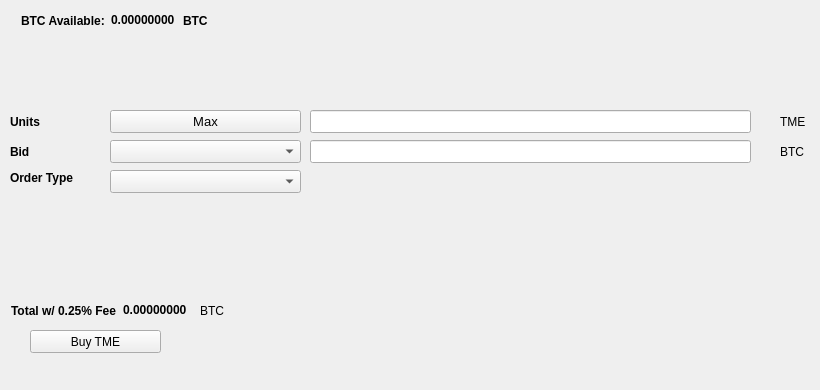
   <widget class="QWidget" name="BuyTab">
    <attribute name="title">
     <string>Buy</string>
    </attribute>
    <widget class="QPushButton" name="BuyTME">
     <property name="geometry">
      <rect>
       <x>30</x>
       <y>330</y>
       <width>131</width>
       <height>23</height>
      </rect>
     </property>
     <property name="text">
      <string>Buy TME</string>
     </property>
     <property name="icon">
      <iconset resource="../Tattoo.qrc">
       <normaloff>:/icons/bitcoin</normaloff>:/icons/bitcoin</iconset>
     </property>
    </widget>
    <widget class="QLabel" name="label_3">
     <property name="geometry">
      <rect>
       <x>10</x>
       <y>110</y>
       <width>46</width>
       <height>23</height>
      </rect>
     </property>
     <property name="font">
      <font>
       <weight>75</weight>
       <bold>true</bold>
      </font>
     </property>
     <property name="text">
      <string>Units</string>
     </property>
    </widget>
    <widget class="QLineEdit" name="UnitsInput">
     <property name="geometry">
      <rect>
       <x>310</x>
       <y>110</y>
       <width>441</width>
       <height>23</height>
      </rect>
     </property>
     <property name="font">
      <font>
       <pointsize>9</pointsize>
       <weight>75</weight>
       <bold>true</bold>
      </font>
     </property>
    </widget>
    <widget class="QLineEdit" name="BuyBidPriceEdit">
     <property name="geometry">
      <rect>
       <x>310</x>
       <y>140</y>
       <width>441</width>
       <height>23</height>
      </rect>
     </property>
     <property name="font">
      <font>
       <pointsize>9</pointsize>
       <weight>75</weight>
       <bold>true</bold>
      </font>
     </property>
    </widget>
    <widget class="QLabel" name="label_4">
     <property name="geometry">
      <rect>
       <x>780</x>
       <y>110</y>
       <width>31</width>
       <height>23</height>
      </rect>
     </property>
     <property name="text">
      <string>TME</string>
     </property>
    </widget>
    <widget class="QLabel" name="label_5">
     <property name="geometry">
      <rect>
       <x>780</x>
       <y>140</y>
       <width>31</width>
       <height>23</height>
      </rect>
     </property>
     <property name="text">
      <string>BTC</string>
     </property>
    </widget>
    <widget class="QLabel" name="label_6">
     <property name="geometry">
      <rect>
       <x>10</x>
       <y>140</y>
       <width>46</width>
       <height>23</height>
      </rect>
     </property>
     <property name="font">
      <font>
       <weight>75</weight>
       <bold>true</bold>
      </font>
     </property>
     <property name="text">
      <string>Bid</string>
     </property>
    </widget>
    <widget class="QLabel" name="label_7">
     <property name="geometry">
      <rect>
       <x>10</x>
       <y>170</y>
       <width>91</width>
       <height>16</height>
      </rect>
     </property>
     <property name="font">
      <font>
       <weight>75</weight>
       <bold>true</bold>
      </font>
     </property>
     <property name="text">
      <string>Order Type</string>
     </property>
    </widget>
    <widget class="QPushButton" name="Buy_Max_Amount">
     <property name="geometry">
      <rect>
       <x>110</x>
       <y>110</y>
       <width>191</width>
       <height>23</height>
      </rect>
     </property>
     <property name="font">
      <font>
       <pointsize>10</pointsize>
      </font>
     </property>
     <property name="text">
      <string>Max</string>
     </property>
    </widget>
    <widget class="QComboBox" name="BuyBidcomboBox">
     <property name="geometry">
      <rect>
       <x>110</x>
       <y>140</y>
       <width>191</width>
       <height>23</height>
      </rect>
     </property>
     <property name="font">
      <font>
       <pointsize>10</pointsize>
      </font>
     </property>
    </widget>
    <widget class="QComboBox" name="buyOrdertypeCombo">
     <property name="geometry">
      <rect>
       <x>110</x>
       <y>170</y>
       <width>191</width>
       <height>23</height>
      </rect>
     </property>
     <property name="font">
      <font>
       <pointsize>10</pointsize>
      </font>
     </property>
    </widget>
    <widget class="QWidget" name="layoutWidget1">
     <property name="geometry">
      <rect>
       <x>21</x>
       <y>11</y>
       <width>227</width>
       <height>19</height>
      </rect>
     </property>
     <layout class="QHBoxLayout" name="horizontalLayout_3">
      <item>
       <widget class="QLabel" name="label232">
        <property name="font">
         <font>
          <weight>75</weight>
          <bold>true</bold>
         </font>
        </property>
        <property name="text">
         <string>BTC Available:</string>
        </property>
       </widget>
      </item>
      <item>
       <widget class="QLabel" name="BtcAvailableLbl">
        <property name="palette">
         <palette>
          <active>
           <colorrole role="WindowText">
            <brush brushstyle="SolidPattern">
             <color alpha="255">
              <red>0</red>
              <green>0</green>
              <blue>0</blue>
             </color>
            </brush>
           </colorrole>
           <colorrole role="Button">
            <brush brushstyle="SolidPattern">
             <color alpha="255">
              <red>0</red>
              <green>170</green>
              <blue>0</blue>
             </color>
            </brush>
           </colorrole>
           <colorrole role="Light">
            <brush brushstyle="SolidPattern">
             <color alpha="255">
              <red>0</red>
              <green>255</green>
              <blue>0</blue>
             </color>
            </brush>
           </colorrole>
           <colorrole role="Midlight">
            <brush brushstyle="SolidPattern">
             <color alpha="255">
              <red>0</red>
              <green>212</green>
              <blue>0</blue>
             </color>
            </brush>
           </colorrole>
           <colorrole role="Dark">
            <brush brushstyle="SolidPattern">
             <color alpha="255">
              <red>0</red>
              <green>85</green>
              <blue>0</blue>
             </color>
            </brush>
           </colorrole>
           <colorrole role="Mid">
            <brush brushstyle="SolidPattern">
             <color alpha="255">
              <red>0</red>
              <green>113</green>
              <blue>0</blue>
             </color>
            </brush>
           </colorrole>
           <colorrole role="Text">
            <brush brushstyle="SolidPattern">
             <color alpha="255">
              <red>0</red>
              <green>170</green>
              <blue>0</blue>
             </color>
            </brush>
           </colorrole>
           <colorrole role="BrightText">
            <brush brushstyle="SolidPattern">
             <color alpha="255">
              <red>255</red>
              <green>255</green>
              <blue>255</blue>
             </color>
            </brush>
           </colorrole>
           <colorrole role="ButtonText">
            <brush brushstyle="SolidPattern">
             <color alpha="255">
              <red>0</red>
              <green>0</green>
              <blue>0</blue>
             </color>
            </brush>
           </colorrole>
           <colorrole role="Base">
            <brush brushstyle="SolidPattern">
             <color alpha="255">
              <red>255</red>
              <green>255</green>
              <blue>255</blue>
             </color>
            </brush>
           </colorrole>
           <colorrole role="Window">
            <brush brushstyle="SolidPattern">
             <color alpha="255">
              <red>0</red>
              <green>170</green>
              <blue>0</blue>
             </color>
            </brush>
           </colorrole>
           <colorrole role="Shadow">
            <brush brushstyle="SolidPattern">
             <color alpha="255">
              <red>0</red>
              <green>0</green>
              <blue>0</blue>
             </color>
            </brush>
           </colorrole>
           <colorrole role="AlternateBase">
            <brush brushstyle="SolidPattern">
             <color alpha="255">
              <red>127</red>
              <green>212</green>
              <blue>127</blue>
             </color>
            </brush>
           </colorrole>
           <colorrole role="ToolTipBase">
            <brush brushstyle="SolidPattern">
             <color alpha="255">
              <red>255</red>
              <green>255</green>
              <blue>220</blue>
             </color>
            </brush>
           </colorrole>
           <colorrole role="ToolTipText">
            <brush brushstyle="SolidPattern">
             <color alpha="255">
              <red>0</red>
              <green>0</green>
              <blue>0</blue>
             </color>
            </brush>
           </colorrole>
          </active>
          <inactive>
           <colorrole role="WindowText">
            <brush brushstyle="SolidPattern">
             <color alpha="255">
              <red>0</red>
              <green>0</green>
              <blue>0</blue>
             </color>
            </brush>
           </colorrole>
           <colorrole role="Button">
            <brush brushstyle="SolidPattern">
             <color alpha="255">
              <red>0</red>
              <green>170</green>
              <blue>0</blue>
             </color>
            </brush>
           </colorrole>
           <colorrole role="Light">
            <brush brushstyle="SolidPattern">
             <color alpha="255">
              <red>0</red>
              <green>255</green>
              <blue>0</blue>
             </color>
            </brush>
           </colorrole>
           <colorrole role="Midlight">
            <brush brushstyle="SolidPattern">
             <color alpha="255">
              <red>0</red>
              <green>212</green>
              <blue>0</blue>
             </color>
            </brush>
           </colorrole>
           <colorrole role="Dark">
            <brush brushstyle="SolidPattern">
             <color alpha="255">
              <red>0</red>
              <green>85</green>
              <blue>0</blue>
             </color>
            </brush>
           </colorrole>
           <colorrole role="Mid">
            <brush brushstyle="SolidPattern">
             <color alpha="255">
              <red>0</red>
              <green>113</green>
              <blue>0</blue>
             </color>
            </brush>
           </colorrole>
           <colorrole role="Text">
            <brush brushstyle="SolidPattern">
             <color alpha="255">
              <red>0</red>
              <green>170</green>
              <blue>0</blue>
             </color>
            </brush>
           </colorrole>
           <colorrole role="BrightText">
            <brush brushstyle="SolidPattern">
             <color alpha="255">
              <red>255</red>
              <green>255</green>
              <blue>255</blue>
             </color>
            </brush>
           </colorrole>
           <colorrole role="ButtonText">
            <brush brushstyle="SolidPattern">
             <color alpha="255">
              <red>0</red>
              <green>0</green>
              <blue>0</blue>
             </color>
            </brush>
           </colorrole>
           <colorrole role="Base">
            <brush brushstyle="SolidPattern">
             <color alpha="255">
              <red>255</red>
              <green>255</green>
              <blue>255</blue>
             </color>
            </brush>
           </colorrole>
           <colorrole role="Window">
            <brush brushstyle="SolidPattern">
             <color alpha="255">
              <red>0</red>
              <green>170</green>
              <blue>0</blue>
             </color>
            </brush>
           </colorrole>
           <colorrole role="Shadow">
            <brush brushstyle="SolidPattern">
             <color alpha="255">
              <red>0</red>
              <green>0</green>
              <blue>0</blue>
             </color>
            </brush>
           </colorrole>
           <colorrole role="AlternateBase">
            <brush brushstyle="SolidPattern">
             <color alpha="255">
              <red>127</red>
              <green>212</green>
              <blue>127</blue>
             </color>
            </brush>
           </colorrole>
           <colorrole role="ToolTipBase">
            <brush brushstyle="SolidPattern">
             <color alpha="255">
              <red>255</red>
              <green>255</green>
              <blue>220</blue>
             </color>
            </brush>
           </colorrole>
           <colorrole role="ToolTipText">
            <brush brushstyle="SolidPattern">
             <color alpha="255">
              <red>0</red>
              <green>0</green>
              <blue>0</blue>
             </color>
            </brush>
           </colorrole>
          </inactive>
          <disabled>
           <colorrole role="WindowText">
            <brush brushstyle="SolidPattern">
             <color alpha="255">
              <red>0</red>
              <green>85</green>
              <blue>0</blue>
             </color>
            </brush>
           </colorrole>
           <colorrole role="Button">
            <brush brushstyle="SolidPattern">
             <color alpha="255">
              <red>0</red>
              <green>170</green>
              <blue>0</blue>
             </color>
            </brush>
           </colorrole>
           <colorrole role="Light">
            <brush brushstyle="SolidPattern">
             <color alpha="255">
              <red>0</red>
              <green>255</green>
              <blue>0</blue>
             </color>
            </brush>
           </colorrole>
           <colorrole role="Midlight">
            <brush brushstyle="SolidPattern">
             <color alpha="255">
              <red>0</red>
              <green>212</green>
              <blue>0</blue>
             </color>
            </brush>
           </colorrole>
           <colorrole role="Dark">
            <brush brushstyle="SolidPattern">
             <color alpha="255">
              <red>0</red>
              <green>85</green>
              <blue>0</blue>
             </color>
            </brush>
           </colorrole>
           <colorrole role="Mid">
            <brush brushstyle="SolidPattern">
             <color alpha="255">
              <red>0</red>
              <green>113</green>
              <blue>0</blue>
             </color>
            </brush>
           </colorrole>
           <colorrole role="Text">
            <brush brushstyle="SolidPattern">
             <color alpha="255">
              <red>0</red>
              <green>85</green>
              <blue>0</blue>
             </color>
            </brush>
           </colorrole>
           <colorrole role="BrightText">
            <brush brushstyle="SolidPattern">
             <color alpha="255">
              <red>255</red>
              <green>255</green>
              <blue>255</blue>
             </color>
            </brush>
           </colorrole>
           <colorrole role="ButtonText">
            <brush brushstyle="SolidPattern">
             <color alpha="255">
              <red>0</red>
              <green>85</green>
              <blue>0</blue>
             </color>
            </brush>
           </colorrole>
           <colorrole role="Base">
            <brush brushstyle="SolidPattern">
             <color alpha="255">
              <red>0</red>
              <green>170</green>
              <blue>0</blue>
             </color>
            </brush>
           </colorrole>
           <colorrole role="Window">
            <brush brushstyle="SolidPattern">
             <color alpha="255">
              <red>0</red>
              <green>170</green>
              <blue>0</blue>
             </color>
            </brush>
           </colorrole>
           <colorrole role="Shadow">
            <brush brushstyle="SolidPattern">
             <color alpha="255">
              <red>0</red>
              <green>0</green>
              <blue>0</blue>
             </color>
            </brush>
           </colorrole>
           <colorrole role="AlternateBase">
            <brush brushstyle="SolidPattern">
             <color alpha="255">
              <red>0</red>
              <green>170</green>
              <blue>0</blue>
             </color>
            </brush>
           </colorrole>
           <colorrole role="ToolTipBase">
            <brush brushstyle="SolidPattern">
             <color alpha="255">
              <red>255</red>
              <green>255</green>
              <blue>220</blue>
             </color>
            </brush>
           </colorrole>
           <colorrole role="ToolTipText">
            <brush brushstyle="SolidPattern">
             <color alpha="255">
              <red>0</red>
              <green>0</green>
              <blue>0</blue>
             </color>
            </brush>
           </colorrole>
          </disabled>
         </palette>
        </property>
        <property name="font">
         <font>
          <weight>75</weight>
          <bold>true</bold>
         </font>
        </property>
        <property name="text">
         <string>0.00000000</string>
        </property>
        <property name="textInteractionFlags">
         <set>Qt::LinksAccessibleByMouse|Qt::TextSelectableByKeyboard|Qt::TextSelectableByMouse</set>
        </property>
       </widget>
      </item>
      <item>
       <widget class="QLabel" name="BtcAvailableLbl_2">
        <property name="font">
         <font>
          <weight>75</weight>
          <bold>true</bold>
         </font>
        </property>
        <property name="text">
         <string>BTC</string>
        </property>
       </widget>
      </item>
     </layout>
    </widget>
    <widget class="QWidget" name="layoutWidge2">
     <property name="geometry">
      <rect>
       <x>11</x>
       <y>301</y>
       <width>259</width>
       <height>19</height>
      </rect>
     </property>
     <layout class="QHBoxLayout" name="horizontalLayout_4">
      <item>
       <widget class="QLabel" name="label_9">
        <property name="font">
         <font>
          <weight>75</weight>
          <bold>true</bold>
         </font>
        </property>
        <property name="text">
         <string>Total w/ 0.25% Fee</string>
        </property>
       </widget>
      </item>
      <item>
       <widget class="QLabel" name="BuyCostLabel">
        <property name="palette">
         <palette>
          <active>
           <colorrole role="WindowText">
            <brush brushstyle="SolidPattern">
             <color alpha="255">
              <red>0</red>
              <green>0</green>
              <blue>0</blue>
             </color>
            </brush>
           </colorrole>
           <colorrole role="Button">
            <brush brushstyle="SolidPattern">
             <color alpha="255">
              <red>0</red>
              <green>170</green>
              <blue>0</blue>
             </color>
            </brush>
           </colorrole>
           <colorrole role="Light">
            <brush brushstyle="SolidPattern">
             <color alpha="255">
              <red>0</red>
              <green>255</green>
              <blue>0</blue>
             </color>
            </brush>
           </colorrole>
           <colorrole role="Midlight">
            <brush brushstyle="SolidPattern">
             <color alpha="255">
              <red>0</red>
              <green>212</green>
              <blue>0</blue>
             </color>
            </brush>
           </colorrole>
           <colorrole role="Dark">
            <brush brushstyle="SolidPattern">
             <color alpha="255">
              <red>0</red>
              <green>85</green>
              <blue>0</blue>
             </color>
            </brush>
           </colorrole>
           <colorrole role="Mid">
            <brush brushstyle="SolidPattern">
             <color alpha="255">
              <red>0</red>
              <green>113</green>
              <blue>0</blue>
             </color>
            </brush>
           </colorrole>
           <colorrole role="Text">
            <brush brushstyle="SolidPattern">
             <color alpha="255">
              <red>0</red>
              <green>170</green>
              <blue>0</blue>
             </color>
            </brush>
           </colorrole>
           <colorrole role="BrightText">
            <brush brushstyle="SolidPattern">
             <color alpha="255">
              <red>255</red>
              <green>255</green>
              <blue>255</blue>
             </color>
            </brush>
           </colorrole>
           <colorrole role="ButtonText">
            <brush brushstyle="SolidPattern">
             <color alpha="255">
              <red>0</red>
              <green>0</green>
              <blue>0</blue>
             </color>
            </brush>
           </colorrole>
           <colorrole role="Base">
            <brush brushstyle="SolidPattern">
             <color alpha="255">
              <red>255</red>
              <green>255</green>
              <blue>255</blue>
             </color>
            </brush>
           </colorrole>
           <colorrole role="Window">
            <brush brushstyle="SolidPattern">
             <color alpha="255">
              <red>0</red>
              <green>170</green>
              <blue>0</blue>
             </color>
            </brush>
           </colorrole>
           <colorrole role="Shadow">
            <brush brushstyle="SolidPattern">
             <color alpha="255">
              <red>0</red>
              <green>0</green>
              <blue>0</blue>
             </color>
            </brush>
           </colorrole>
           <colorrole role="AlternateBase">
            <brush brushstyle="SolidPattern">
             <color alpha="255">
              <red>127</red>
              <green>212</green>
              <blue>127</blue>
             </color>
            </brush>
           </colorrole>
           <colorrole role="ToolTipBase">
            <brush brushstyle="SolidPattern">
             <color alpha="255">
              <red>255</red>
              <green>255</green>
              <blue>220</blue>
             </color>
            </brush>
           </colorrole>
           <colorrole role="ToolTipText">
            <brush brushstyle="SolidPattern">
             <color alpha="255">
              <red>0</red>
              <green>0</green>
              <blue>0</blue>
             </color>
            </brush>
           </colorrole>
          </active>
          <inactive>
           <colorrole role="WindowText">
            <brush brushstyle="SolidPattern">
             <color alpha="255">
              <red>0</red>
              <green>0</green>
              <blue>0</blue>
             </color>
            </brush>
           </colorrole>
           <colorrole role="Button">
            <brush brushstyle="SolidPattern">
             <color alpha="255">
              <red>0</red>
              <green>170</green>
              <blue>0</blue>
             </color>
            </brush>
           </colorrole>
           <colorrole role="Light">
            <brush brushstyle="SolidPattern">
             <color alpha="255">
              <red>0</red>
              <green>255</green>
              <blue>0</blue>
             </color>
            </brush>
           </colorrole>
           <colorrole role="Midlight">
            <brush brushstyle="SolidPattern">
             <color alpha="255">
              <red>0</red>
              <green>212</green>
              <blue>0</blue>
             </color>
            </brush>
           </colorrole>
           <colorrole role="Dark">
            <brush brushstyle="SolidPattern">
             <color alpha="255">
              <red>0</red>
              <green>85</green>
              <blue>0</blue>
             </color>
            </brush>
           </colorrole>
           <colorrole role="Mid">
            <brush brushstyle="SolidPattern">
             <color alpha="255">
              <red>0</red>
              <green>113</green>
              <blue>0</blue>
             </color>
            </brush>
           </colorrole>
           <colorrole role="Text">
            <brush brushstyle="SolidPattern">
             <color alpha="255">
              <red>0</red>
              <green>170</green>
              <blue>0</blue>
             </color>
            </brush>
           </colorrole>
           <colorrole role="BrightText">
            <brush brushstyle="SolidPattern">
             <color alpha="255">
              <red>255</red>
              <green>255</green>
              <blue>255</blue>
             </color>
            </brush>
           </colorrole>
           <colorrole role="ButtonText">
            <brush brushstyle="SolidPattern">
             <color alpha="255">
              <red>0</red>
              <green>0</green>
              <blue>0</blue>
             </color>
            </brush>
           </colorrole>
           <colorrole role="Base">
            <brush brushstyle="SolidPattern">
             <color alpha="255">
              <red>255</red>
              <green>255</green>
              <blue>255</blue>
             </color>
            </brush>
           </colorrole>
           <colorrole role="Window">
            <brush brushstyle="SolidPattern">
             <color alpha="255">
              <red>0</red>
              <green>170</green>
              <blue>0</blue>
             </color>
            </brush>
           </colorrole>
           <colorrole role="Shadow">
            <brush brushstyle="SolidPattern">
             <color alpha="255">
              <red>0</red>
              <green>0</green>
              <blue>0</blue>
             </color>
            </brush>
           </colorrole>
           <colorrole role="AlternateBase">
            <brush brushstyle="SolidPattern">
             <color alpha="255">
              <red>127</red>
              <green>212</green>
              <blue>127</blue>
             </color>
            </brush>
           </colorrole>
           <colorrole role="ToolTipBase">
            <brush brushstyle="SolidPattern">
             <color alpha="255">
              <red>255</red>
              <green>255</green>
              <blue>220</blue>
             </color>
            </brush>
           </colorrole>
           <colorrole role="ToolTipText">
            <brush brushstyle="SolidPattern">
             <color alpha="255">
              <red>0</red>
              <green>0</green>
              <blue>0</blue>
             </color>
            </brush>
           </colorrole>
          </inactive>
          <disabled>
           <colorrole role="WindowText">
            <brush brushstyle="SolidPattern">
             <color alpha="255">
              <red>0</red>
              <green>85</green>
              <blue>0</blue>
             </color>
            </brush>
           </colorrole>
           <colorrole role="Button">
            <brush brushstyle="SolidPattern">
             <color alpha="255">
              <red>0</red>
              <green>170</green>
              <blue>0</blue>
             </color>
            </brush>
           </colorrole>
           <colorrole role="Light">
            <brush brushstyle="SolidPattern">
             <color alpha="255">
              <red>0</red>
              <green>255</green>
              <blue>0</blue>
             </color>
            </brush>
           </colorrole>
           <colorrole role="Midlight">
            <brush brushstyle="SolidPattern">
             <color alpha="255">
              <red>0</red>
              <green>212</green>
              <blue>0</blue>
             </color>
            </brush>
           </colorrole>
           <colorrole role="Dark">
            <brush brushstyle="SolidPattern">
             <color alpha="255">
              <red>0</red>
              <green>85</green>
              <blue>0</blue>
             </color>
            </brush>
           </colorrole>
           <colorrole role="Mid">
            <brush brushstyle="SolidPattern">
             <color alpha="255">
              <red>0</red>
              <green>113</green>
              <blue>0</blue>
             </color>
            </brush>
           </colorrole>
           <colorrole role="Text">
            <brush brushstyle="SolidPattern">
             <color alpha="255">
              <red>0</red>
              <green>85</green>
              <blue>0</blue>
             </color>
            </brush>
           </colorrole>
           <colorrole role="BrightText">
            <brush brushstyle="SolidPattern">
             <color alpha="255">
              <red>255</red>
              <green>255</green>
              <blue>255</blue>
             </color>
            </brush>
           </colorrole>
           <colorrole role="ButtonText">
            <brush brushstyle="SolidPattern">
             <color alpha="255">
              <red>0</red>
              <green>85</green>
              <blue>0</blue>
             </color>
            </brush>
           </colorrole>
           <colorrole role="Base">
            <brush brushstyle="SolidPattern">
             <color alpha="255">
              <red>0</red>
              <green>170</green>
              <blue>0</blue>
             </color>
            </brush>
           </colorrole>
           <colorrole role="Window">
            <brush brushstyle="SolidPattern">
             <color alpha="255">
              <red>0</red>
              <green>170</green>
              <blue>0</blue>
             </color>
            </brush>
           </colorrole>
           <colorrole role="Shadow">
            <brush brushstyle="SolidPattern">
             <color alpha="255">
              <red>0</red>
              <green>0</green>
              <blue>0</blue>
             </color>
            </brush>
           </colorrole>
           <colorrole role="AlternateBase">
            <brush brushstyle="SolidPattern">
             <color alpha="255">
              <red>0</red>
              <green>170</green>
              <blue>0</blue>
             </color>
            </brush>
           </colorrole>
           <colorrole role="ToolTipBase">
            <brush brushstyle="SolidPattern">
             <color alpha="255">
              <red>255</red>
              <green>255</green>
              <blue>220</blue>
             </color>
            </brush>
           </colorrole>
           <colorrole role="ToolTipText">
            <brush brushstyle="SolidPattern">
             <color alpha="255">
              <red>0</red>
              <green>0</green>
              <blue>0</blue>
             </color>
            </brush>
           </colorrole>
          </disabled>
         </palette>
        </property>
        <property name="font">
         <font>
          <weight>75</weight>
          <bold>true</bold>
         </font>
        </property>
        <property name="autoFillBackground">
         <bool>false</bool>
        </property>
        <property name="text">
         <string>0.00000000</string>
        </property>
        <property name="textInteractionFlags">
         <set>Qt::LinksAccessibleByMouse|Qt::TextSelectableByMouse</set>
        </property>
       </widget>
      </item>
      <item>
       <widget class="QLabel" name="label_10">
        <property name="font">
         <font>
          <weight>50</weight>
          <bold>false</bold>
         </font>
        </property>
        <property name="text">
         <string>BTC</string>
        </property>
       </widget>
      </item>
     </layout>
    </widget>
    <widget class="QLabel" name="label_24">
     <property name="geometry">
      <rect>
       <x>460</x>
       <y>300</y>
       <width>281</width>
       <height>81</height>
      </rect>
     </property>
     <property name="text">
      <string/>
     </property>
     <property name="pixmap">
      <pixmap>:/images/bittrex</pixmap>
     </property>
    </widget>
   </widget>
